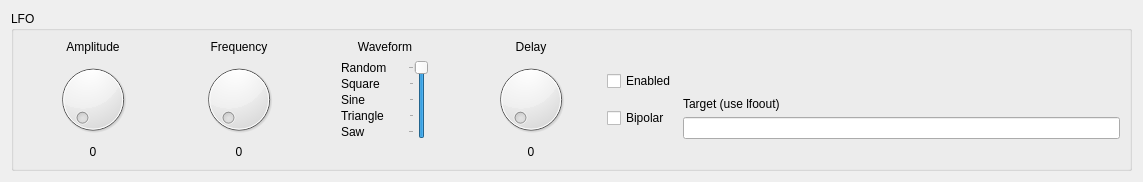
<?xml version="1.0" encoding="UTF-8"?>
<ui version="4.0">
 <class>Form_LFO</class>
 <widget class="QWidget" name="Form_LFO">
  <property name="geometry">
   <rect>
    <x>0</x>
    <y>0</y>
    <width>1139</width>
    <height>178</height>
   </rect>
  </property>
  <property name="windowTitle">
   <string>Form</string>
  </property>
  <layout class="QVBoxLayout" name="verticalLayout">
   <item>
    <widget class="QGroupBox" name="mainGroupBox">
     <property name="sizePolicy">
      <sizepolicy hsizetype="Minimum" vsizetype="Fixed">
       <horstretch>0</horstretch>
       <verstretch>0</verstretch>
      </sizepolicy>
     </property>
     <property name="minimumSize">
      <size>
       <width>1121</width>
       <height>160</height>
      </size>
     </property>
     <property name="title">
      <string>LFO</string>
     </property>
     <layout class="QVBoxLayout" name="verticalLayout_5">
      <item>
       <layout class="QGridLayout" name="mainLayout">
        <item row="0" column="1">
         <widget class="QLabel" name="label_69">
          <property name="sizePolicy">
           <sizepolicy hsizetype="Fixed" vsizetype="Preferred">
            <horstretch>0</horstretch>
            <verstretch>0</verstretch>
           </sizepolicy>
          </property>
          <property name="minimumSize">
           <size>
            <width>140</width>
            <height>0</height>
           </size>
          </property>
          <property name="maximumSize">
           <size>
            <width>140</width>
            <height>16777215</height>
           </size>
          </property>
          <property name="text">
           <string>Frequency</string>
          </property>
          <property name="alignment">
           <set>Qt::AlignCenter</set>
          </property>
         </widget>
        </item>
        <item row="1" column="4">
         <layout class="QVBoxLayout" name="verticalLayout_4">
          <item>
           <widget class="QCheckBox" name="checkBoxEnabled">
            <property name="sizePolicy">
             <sizepolicy hsizetype="Fixed" vsizetype="Fixed">
              <horstretch>0</horstretch>
              <verstretch>0</verstretch>
             </sizepolicy>
            </property>
            <property name="text">
             <string>Enabled</string>
            </property>
           </widget>
          </item>
          <item>
           <widget class="QCheckBox" name="checkBoxBipolar">
            <property name="sizePolicy">
             <sizepolicy hsizetype="Fixed" vsizetype="Fixed">
              <horstretch>0</horstretch>
              <verstretch>0</verstretch>
             </sizepolicy>
            </property>
            <property name="text">
             <string>Bipolar</string>
            </property>
           </widget>
          </item>
         </layout>
        </item>
        <item row="0" column="0">
         <widget class="QLabel" name="label_116">
          <property name="sizePolicy">
           <sizepolicy hsizetype="Fixed" vsizetype="Preferred">
            <horstretch>0</horstretch>
            <verstretch>0</verstretch>
           </sizepolicy>
          </property>
          <property name="minimumSize">
           <size>
            <width>140</width>
            <height>0</height>
           </size>
          </property>
          <property name="maximumSize">
           <size>
            <width>140</width>
            <height>16777215</height>
           </size>
          </property>
          <property name="text">
           <string>Amplitude</string>
          </property>
          <property name="alignment">
           <set>Qt::AlignCenter</set>
          </property>
         </widget>
        </item>
        <item row="0" column="5" rowspan="2">
         <layout class="QVBoxLayout" name="verticalLayout_3">
          <item>
           <spacer name="verticalSpacer">
            <property name="orientation">
             <enum>Qt::Vertical</enum>
            </property>
            <property name="sizeHint" stdset="0">
             <size>
              <width>20</width>
              <height>40</height>
             </size>
            </property>
           </spacer>
          </item>
          <item>
           <widget class="QLabel" name="label_70">
            <property name="sizePolicy">
             <sizepolicy hsizetype="Fixed" vsizetype="Maximum">
              <horstretch>0</horstretch>
              <verstretch>0</verstretch>
             </sizepolicy>
            </property>
            <property name="text">
             <string>Target (use lfoout)</string>
            </property>
           </widget>
          </item>
          <item>
           <widget class="QLineEdit" name="textEditTarget">
            <property name="sizePolicy">
             <sizepolicy hsizetype="Minimum" vsizetype="Maximum">
              <horstretch>0</horstretch>
              <verstretch>0</verstretch>
             </sizepolicy>
            </property>
            <property name="minimumSize">
             <size>
              <width>250</width>
              <height>0</height>
             </size>
            </property>
           </widget>
          </item>
         </layout>
        </item>
        <item row="0" column="2">
         <widget class="QLabel" name="label_112">
          <property name="sizePolicy">
           <sizepolicy hsizetype="Fixed" vsizetype="Preferred">
            <horstretch>0</horstretch>
            <verstretch>0</verstretch>
           </sizepolicy>
          </property>
          <property name="minimumSize">
           <size>
            <width>140</width>
            <height>0</height>
           </size>
          </property>
          <property name="maximumSize">
           <size>
            <width>140</width>
            <height>16777215</height>
           </size>
          </property>
          <property name="text">
           <string>Waveform</string>
          </property>
          <property name="alignment">
           <set>Qt::AlignCenter</set>
          </property>
         </widget>
        </item>
        <item row="1" column="3">
         <widget class="QDial" name="dialDelay">
          <property name="sizePolicy">
           <sizepolicy hsizetype="Fixed" vsizetype="Fixed">
            <horstretch>0</horstretch>
            <verstretch>0</verstretch>
           </sizepolicy>
          </property>
          <property name="minimumSize">
           <size>
            <width>140</width>
            <height>60</height>
           </size>
          </property>
          <property name="maximumSize">
           <size>
            <width>140</width>
            <height>16777215</height>
           </size>
          </property>
          <property name="maximum">
           <number>65535</number>
          </property>
         </widget>
        </item>
        <item row="1" column="1">
         <widget class="QDial" name="dialFrequency">
          <property name="sizePolicy">
           <sizepolicy hsizetype="Fixed" vsizetype="Fixed">
            <horstretch>0</horstretch>
            <verstretch>0</verstretch>
           </sizepolicy>
          </property>
          <property name="minimumSize">
           <size>
            <width>140</width>
            <height>60</height>
           </size>
          </property>
          <property name="maximumSize">
           <size>
            <width>140</width>
            <height>16777215</height>
           </size>
          </property>
          <property name="maximum">
           <number>65535</number>
          </property>
         </widget>
        </item>
        <item row="1" column="0">
         <widget class="QDial" name="dialAmplitude">
          <property name="sizePolicy">
           <sizepolicy hsizetype="Fixed" vsizetype="Fixed">
            <horstretch>0</horstretch>
            <verstretch>0</verstretch>
           </sizepolicy>
          </property>
          <property name="minimumSize">
           <size>
            <width>140</width>
            <height>60</height>
           </size>
          </property>
          <property name="maximumSize">
           <size>
            <width>140</width>
            <height>16777215</height>
           </size>
          </property>
          <property name="maximum">
           <number>65535</number>
          </property>
         </widget>
        </item>
        <item row="1" column="2">
         <layout class="QHBoxLayout" name="horizontalLayout">
          <property name="spacing">
           <number>1</number>
          </property>
          <property name="sizeConstraint">
           <enum>QLayout::SetDefaultConstraint</enum>
          </property>
          <item>
           <spacer name="horizontalSpacer">
            <property name="orientation">
             <enum>Qt::Horizontal</enum>
            </property>
            <property name="sizeType">
             <enum>QSizePolicy::Fixed</enum>
            </property>
            <property name="sizeHint" stdset="0">
             <size>
              <width>20</width>
              <height>1</height>
             </size>
            </property>
           </spacer>
          </item>
          <item>
           <layout class="QVBoxLayout" name="verticalLayout_2">
            <property name="spacing">
             <number>1</number>
            </property>
            <property name="sizeConstraint">
             <enum>QLayout::SetDefaultConstraint</enum>
            </property>
            <item>
             <widget class="QLabel" name="label_5">
              <property name="sizePolicy">
               <sizepolicy hsizetype="Maximum" vsizetype="Preferred">
                <horstretch>0</horstretch>
                <verstretch>0</verstretch>
               </sizepolicy>
              </property>
              <property name="maximumSize">
               <size>
                <width>60</width>
                <height>16777215</height>
               </size>
              </property>
              <property name="text">
               <string>Random</string>
              </property>
             </widget>
            </item>
            <item>
             <widget class="QLabel" name="label_4">
              <property name="sizePolicy">
               <sizepolicy hsizetype="Maximum" vsizetype="Preferred">
                <horstretch>0</horstretch>
                <verstretch>0</verstretch>
               </sizepolicy>
              </property>
              <property name="maximumSize">
               <size>
                <width>60</width>
                <height>16777215</height>
               </size>
              </property>
              <property name="text">
               <string>Square</string>
              </property>
             </widget>
            </item>
            <item>
             <widget class="QLabel" name="label">
              <property name="sizePolicy">
               <sizepolicy hsizetype="Maximum" vsizetype="Preferred">
                <horstretch>0</horstretch>
                <verstretch>0</verstretch>
               </sizepolicy>
              </property>
              <property name="maximumSize">
               <size>
                <width>60</width>
                <height>16777215</height>
               </size>
              </property>
              <property name="text">
               <string>Sine</string>
              </property>
             </widget>
            </item>
            <item>
             <widget class="QLabel" name="label_3">
              <property name="sizePolicy">
               <sizepolicy hsizetype="Maximum" vsizetype="Preferred">
                <horstretch>0</horstretch>
                <verstretch>0</verstretch>
               </sizepolicy>
              </property>
              <property name="maximumSize">
               <size>
                <width>60</width>
                <height>16777215</height>
               </size>
              </property>
              <property name="text">
               <string>Triangle</string>
              </property>
             </widget>
            </item>
            <item>
             <widget class="QLabel" name="label_2">
              <property name="sizePolicy">
               <sizepolicy hsizetype="Maximum" vsizetype="Preferred">
                <horstretch>0</horstretch>
                <verstretch>0</verstretch>
               </sizepolicy>
              </property>
              <property name="maximumSize">
               <size>
                <width>60</width>
                <height>16777215</height>
               </size>
              </property>
              <property name="text">
               <string>Saw</string>
              </property>
             </widget>
            </item>
           </layout>
          </item>
          <item>
           <widget class="QSlider" name="sliderWaveform">
            <property name="maximum">
             <number>4</number>
            </property>
            <property name="pageStep">
             <number>1</number>
            </property>
            <property name="value">
             <number>4</number>
            </property>
            <property name="tracking">
             <bool>false</bool>
            </property>
            <property name="orientation">
             <enum>Qt::Vertical</enum>
            </property>
            <property name="invertedAppearance">
             <bool>false</bool>
            </property>
            <property name="invertedControls">
             <bool>false</bool>
            </property>
            <property name="tickPosition">
             <enum>QSlider::TicksAbove</enum>
            </property>
           </widget>
          </item>
          <item>
           <spacer name="horizontalSpacer_2">
            <property name="orientation">
             <enum>Qt::Horizontal</enum>
            </property>
            <property name="sizeType">
             <enum>QSizePolicy::Fixed</enum>
            </property>
            <property name="sizeHint" stdset="0">
             <size>
              <width>20</width>
              <height>20</height>
             </size>
            </property>
           </spacer>
          </item>
         </layout>
        </item>
        <item row="0" column="3">
         <widget class="QLabel" name="label_114">
          <property name="sizePolicy">
           <sizepolicy hsizetype="Fixed" vsizetype="Preferred">
            <horstretch>0</horstretch>
            <verstretch>0</verstretch>
           </sizepolicy>
          </property>
          <property name="minimumSize">
           <size>
            <width>140</width>
            <height>0</height>
           </size>
          </property>
          <property name="maximumSize">
           <size>
            <width>140</width>
            <height>16777215</height>
           </size>
          </property>
          <property name="text">
           <string>Delay</string>
          </property>
          <property name="alignment">
           <set>Qt::AlignCenter</set>
          </property>
         </widget>
        </item>
        <item row="2" column="1">
         <widget class="QLabel" name="labelFrequencyValue">
          <property name="text">
           <string>0</string>
          </property>
          <property name="alignment">
           <set>Qt::AlignCenter</set>
          </property>
         </widget>
        </item>
        <item row="2" column="0">
         <widget class="QLabel" name="labelAmplitudeValue">
          <property name="text">
           <string>0</string>
          </property>
          <property name="alignment">
           <set>Qt::AlignCenter</set>
          </property>
         </widget>
        </item>
        <item row="2" column="3">
         <widget class="QLabel" name="labelDelayValue">
          <property name="text">
           <string>0</string>
          </property>
          <property name="alignment">
           <set>Qt::AlignCenter</set>
          </property>
         </widget>
        </item>
       </layout>
      </item>
     </layout>
    </widget>
   </item>
  </layout>
 </widget>
 <resources/>
 <connections/>
</ui>
